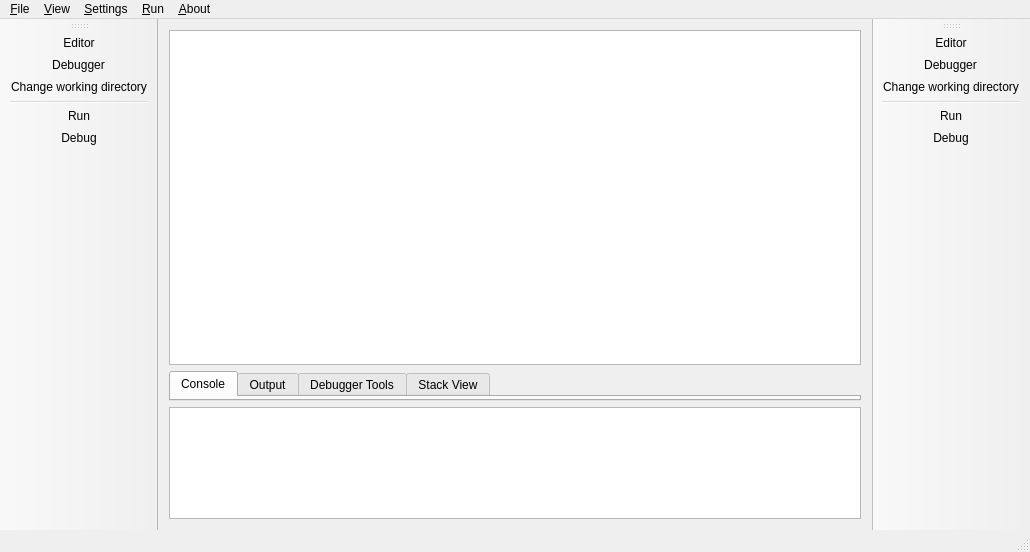
<?xml version="1.0" encoding="UTF-8"?>
<ui version="4.0">
 <class>MainWindow</class>
 <widget class="QMainWindow" name="MainWindow">
  <property name="geometry">
   <rect>
    <x>0</x>
    <y>0</y>
    <width>1030</width>
    <height>552</height>
   </rect>
  </property>
  <property name="windowTitle">
   <string>MainWindow</string>
  </property>
  <widget class="QWidget" name="centralWidget">
   <layout class="QVBoxLayout" name="verticalLayout">
    <item>
     <widget class="QPlainTextEdit" name="plainTextEdit">
      <property name="sizePolicy">
       <sizepolicy hsizetype="Expanding" vsizetype="Expanding">
        <horstretch>2</horstretch>
        <verstretch>3</verstretch>
       </sizepolicy>
      </property>
     </widget>
    </item>
    <item>
     <widget class="QTabWidget" name="tabWidget">
      <property name="currentIndex">
       <number>0</number>
      </property>
      <widget class="QWidget" name="tab">
       <attribute name="title">
        <string>Console</string>
       </attribute>
      </widget>
      <widget class="QWidget" name="tab_2">
       <attribute name="title">
        <string>Output</string>
       </attribute>
      </widget>
      <widget class="QWidget" name="tab_3">
       <attribute name="title">
        <string>Debugger Tools</string>
       </attribute>
      </widget>
      <widget class="QWidget" name="tab_4">
       <attribute name="title">
        <string>Stack View</string>
       </attribute>
      </widget>
     </widget>
    </item>
    <item>
     <widget class="QTextBrowser" name="textBrowser">
      <property name="sizePolicy">
       <sizepolicy hsizetype="Expanding" vsizetype="Expanding">
        <horstretch>2</horstretch>
        <verstretch>1</verstretch>
       </sizepolicy>
      </property>
     </widget>
    </item>
   </layout>
  </widget>
  <widget class="QMenuBar" name="menuBar">
   <property name="geometry">
    <rect>
     <x>0</x>
     <y>0</y>
     <width>1030</width>
     <height>26</height>
    </rect>
   </property>
   <widget class="QMenu" name="menu_File">
    <property name="title">
     <string>&amp;File</string>
    </property>
    <addaction name="action_Open"/>
    <addaction name="action_Save_script"/>
    <addaction name="actionSave_script_as"/>
    <addaction name="action_Exit"/>
   </widget>
   <widget class="QMenu" name="menu_About">
    <property name="title">
     <string>&amp;About</string>
    </property>
   </widget>
   <widget class="QMenu" name="menu_View">
    <property name="title">
     <string>&amp;View</string>
    </property>
    <addaction name="actionSwitch_to_Editor"/>
    <addaction name="actionSwitch_to_Debugger"/>
   </widget>
   <widget class="QMenu" name="menu_Setup">
    <property name="title">
     <string>&amp;Settings</string>
    </property>
    <addaction name="actionChange_working_directory"/>
   </widget>
   <widget class="QMenu" name="menu_Run">
    <property name="title">
     <string>&amp;Run</string>
    </property>
    <addaction name="actionRun_script"/>
    <addaction name="actionDebug"/>
   </widget>
   <addaction name="menu_File"/>
   <addaction name="menu_View"/>
   <addaction name="menu_Setup"/>
   <addaction name="menu_Run"/>
   <addaction name="menu_About"/>
  </widget>
  <widget class="QStatusBar" name="statusBar"/>
  <widget class="QToolBar" name="mainToolBar">
   <attribute name="toolBarArea">
    <enum>RightToolBarArea</enum>
   </attribute>
   <attribute name="toolBarBreak">
    <bool>false</bool>
   </attribute>
   <addaction name="actionSwitch_to_Editor"/>
   <addaction name="actionSwitch_to_Debugger"/>
   <addaction name="actionChange_working_directory"/>
   <addaction name="separator"/>
   <addaction name="actionRun_script"/>
   <addaction name="actionDebug"/>
  </widget>
  <widget class="QToolBar" name="toolBar">
   <property name="windowTitle">
    <string>toolBar</string>
   </property>
   <attribute name="toolBarArea">
    <enum>LeftToolBarArea</enum>
   </attribute>
   <attribute name="toolBarBreak">
    <bool>false</bool>
   </attribute>
   <addaction name="actionSwitch_to_Editor"/>
   <addaction name="actionSwitch_to_Debugger"/>
   <addaction name="actionChange_working_directory"/>
   <addaction name="separator"/>
   <addaction name="actionRun_script"/>
   <addaction name="actionDebug"/>
  </widget>
  <action name="action_Open">
   <property name="text">
    <string>&amp;Load script...</string>
   </property>
  </action>
  <action name="action_Save_script">
   <property name="text">
    <string>&amp;Save script...</string>
   </property>
   <property name="shortcut">
    <string>Ctrl+S</string>
   </property>
  </action>
  <action name="action_Exit">
   <property name="text">
    <string>&amp;Exit</string>
   </property>
  </action>
  <action name="actionSwitch_to_Editor">
   <property name="checkable">
    <bool>true</bool>
   </property>
   <property name="icon">
    <iconset resource="CATsProject.qrc">
     <normaloff>:/icons/editor_icon.png</normaloff>:/icons/editor_icon.png</iconset>
   </property>
   <property name="text">
    <string>Editor</string>
   </property>
   <property name="toolTip">
    <string>Switch to Editor</string>
   </property>
  </action>
  <action name="actionSwitch_to_Debugger">
   <property name="checkable">
    <bool>true</bool>
   </property>
   <property name="icon">
    <iconset resource="CATsProject.qrc">
     <normaloff>:/icons/debugger_icon.png</normaloff>:/icons/debugger_icon.png</iconset>
   </property>
   <property name="text">
    <string>Debugger</string>
   </property>
   <property name="toolTip">
    <string>Switch to Debugger</string>
   </property>
  </action>
  <action name="actionChange_working_directory">
   <property name="icon">
    <iconset resource="CATsProject.qrc">
     <normaloff>:/icons/working_icon.png</normaloff>:/icons/working_icon.png</iconset>
   </property>
   <property name="text">
    <string>Change working directory...</string>
   </property>
  </action>
  <action name="actionRun_script">
   <property name="icon">
    <iconset resource="CATsProject.qrc">
     <normaloff>:/icons/run_icon.png</normaloff>:/icons/run_icon.png</iconset>
   </property>
   <property name="text">
    <string>Run</string>
   </property>
   <property name="shortcut">
    <string>Ctrl+R</string>
   </property>
  </action>
  <action name="actionDebug">
   <property name="icon">
    <iconset resource="CATsProject.qrc">
     <normaloff>:/icons/debug_icon.png</normaloff>:/icons/debug_icon.png</iconset>
   </property>
   <property name="text">
    <string>Debug</string>
   </property>
  </action>
  <action name="actionSave_script_as">
   <property name="text">
    <string>Save script as...</string>
   </property>
  </action>
 </widget>
 <layoutdefault spacing="6" margin="11"/>
 <resources>
  <include location="CATsProject.qrc"/>
 </resources>
 <connections/>
</ui>
